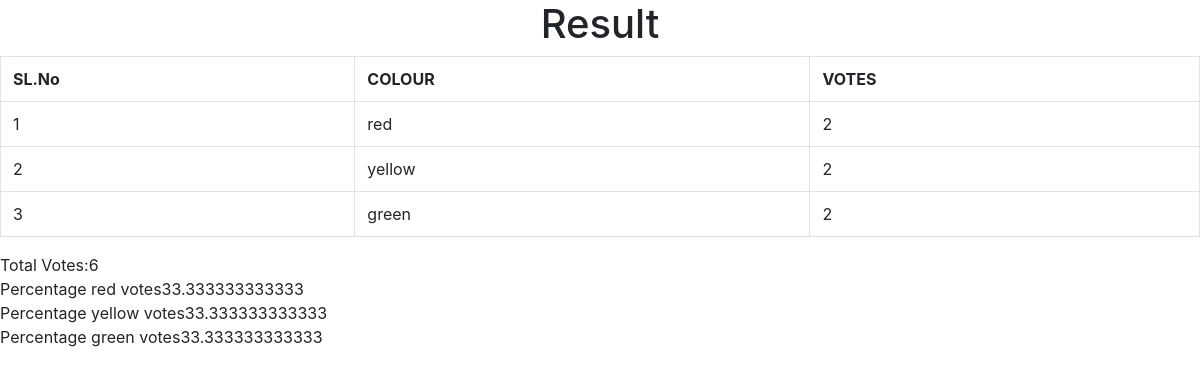
/get-result.php (signed in), run on the app's committed database.
### tables this page shows
CREATE TABLE `color_votes` (
  `id` int(11) NOT NULL,
  `color_name` varchar(55) NOT NULL,
  `vote_count` int(60) NOT NULL
);

### get-result.php (the view, shortened to what this page needs)
<?php
	if(!isset($_SESSION['adminName'])) {
		header("Location:index.php");
	} else {
	?>
<html>
	<head>
		<link rel="stylesheet" href="css/bootstrap.min.css">
	</head>
	<body>
		<h1 style="text-align:center;">Result</h1>
		<table class="table table-stripped table-bordered table-hover">
	<tr>
		<th>SL.No</th>
		<th>COLOUR</th>
		<th>VOTES</th>
	</tr>
	<?php
		include_once('dbh.php');
		$query = "SELECT * FROM color_votes;";
		$res = mysqli_query($con,$query);
		while($row = mysqli_fetch_assoc($res)) {
		?>
		<tr>
			<td><?php echo $row['id']; ?></td>
			<td><?php echo $row['color_name']; ?></td>
			<td><?php echo $row['vote_count']; ?></td>
		</tr>
			<?php
		}
	?>
	</table>
	<?php
		$sql="SELECT vote_count FROM color_votes WHERE color_name='red';";
			$red_res = mysqli_query($con, $sql);
			$row_red = mysqli_fetch_assoc($red_res);
			$sql="SELECT vote_count FROM color_votes WHERE color_name='yellow';";
			$yellow_res = mysqli_query($con, $sql);
			$row_yellow = mysqli_fetch_assoc($yellow_res);
			$sql="SELECT vote_count FROM color_votes WHERE color_name='green';";
			$green_res = mysqli_query($con, $sql);
			$row_green = mysqli_fetch_assoc($green_res);
				$sum= $row_red['vote_count'] + $row_yellow['vote_count'] + $row_green['vote_count'];
				echo "Total Votes:" . $sum;
				echo "<br>";
		$per_red= ($row_red['vote_count'] / $sum) * 100;
				echo "Percentage red votes". $per_red ."<br>";
				$per_yellow= ($row_yellow['vote_count'] / $sum) * 100;
				echo "Percentage yellow votes". $per_yellow ."<br>";
				$per_green= ($row_green['vote_count'] / $sum) * 100;
				echo "Percentage green votes". $per_green ."<br>";
		?>
	</body>
</html>
<?php
	}
?>

### data on the page
color_votes: id "1", color_name "red", vote_count "2"
color_votes: id "2", color_name "yellow", vote_count "2"
color_votes: id "3", color_name "green", vote_count "2", vote_count "6", vote_count "33.333333333333"
